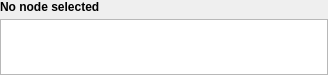
<?xml version="1.0" encoding="UTF-8"?>
<ui version="4.0">
 <class>qDMMLSegmentationRepresentationsListView</class>
 <widget class="QWidget" name="qDMMLSegmentationRepresentationsListView">
  <property name="geometry">
   <rect>
    <x>0</x>
    <y>0</y>
    <width>328</width>
    <height>75</height>
   </rect>
  </property>
  <property name="sizePolicy">
   <sizepolicy hsizetype="Preferred" vsizetype="MinimumExpanding">
    <horstretch>0</horstretch>
    <verstretch>0</verstretch>
   </sizepolicy>
  </property>
  <property name="minimumSize">
   <size>
    <width>0</width>
    <height>75</height>
   </size>
  </property>
  <property name="windowTitle">
   <string>qDMMLSegmentationRepresentationsListView</string>
  </property>
  <layout class="QGridLayout" name="gridLayout">
   <property name="margin">
    <number>0</number>
   </property>
   <item row="0" column="0">
    <widget class="QLabel" name="RepresentationsListMessageLabel">
     <property name="sizePolicy">
      <sizepolicy hsizetype="Preferred" vsizetype="Fixed">
       <horstretch>0</horstretch>
       <verstretch>0</verstretch>
      </sizepolicy>
     </property>
     <property name="minimumSize">
      <size>
       <width>0</width>
       <height>13</height>
      </size>
     </property>
     <property name="font">
      <font>
       <weight>75</weight>
       <bold>true</bold>
      </font>
     </property>
     <property name="text">
      <string>No node selected</string>
     </property>
    </widget>
   </item>
   <item row="1" column="0">
    <widget class="QListWidget" name="RepresentationsList"/>
   </item>
  </layout>
 </widget>
 <resources/>
 <connections/>
</ui>
